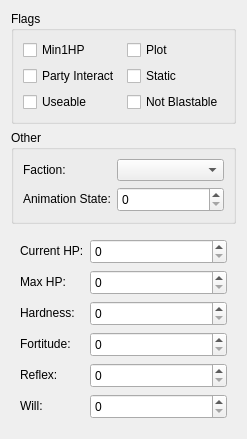
      <widget class="QWidget" name="tab_10">
       <attribute name="title">
        <string>Advanced</string>
       </attribute>
       <layout class="QVBoxLayout" name="verticalLayout">
        <item>
         <widget class="QGroupBox" name="groupBox_16">
          <property name="title">
           <string>Flags</string>
          </property>
          <layout class="QGridLayout" name="gridLayout">
           <item row="0" column="0">
            <widget class="QCheckBox" name="min1HpCheckbox">
             <property name="toolTip">
              <string>Min1HP (GFF: Min1HP). BYTE 0/1. When set, the door cannot be reduced below 1 HP by damage—it stays at 1 until destroyed by script or other means. Engine reads via ReadFieldBYTE in LoadDoor. KotOR 2 only in some builds. Modders: enable for doors that should be nearly unbreakable.</string>
             </property>
             <property name="text">
              <string>Min1HP</string>
             </property>
            </widget>
           </item>
           <item row="0" column="1">
            <widget class="QCheckBox" name="plotCheckbox">
             <property name="toolTip">
              <string>Plot (GFF: Plot). BYTE 0/1. When set, the door is plot-critical: it cannot be destroyed (treated as invulnerable if Static is not set). Engine reads Plot/Invulnerable/Static in LoadDoor and sets object.plot. Modders: enable for story doors that must never be broken.</string>
             </property>
             <property name="text">
              <string>Plot</string>
             </property>
            </widget>
           </item>
           <item row="1" column="0">
            <widget class="QCheckBox" name="partyInteractCheckbox">
             <property name="toolTip">
              <string>Party Interact. When set, the party can interact with this door (e.g. open, use dialogue). Used by the toolset/scripts; behavior may vary by game. Modders: enable for doors the player should be able to use.</string>
             </property>
             <property name="text">
              <string>Party Interact</string>
             </property>
            </widget>
           </item>
           <item row="1" column="1">
            <widget class="QCheckBox" name="staticCheckbox">
             <property name="toolTip">
              <string>Static (GFF: Static). BYTE 0/1. When set, the door is non-interactive (no open/close, no dialogue). Engine reads via ReadFieldBYTE in LoadDoor; if Static is 0, Plot flag still makes it invulnerable. Modders: use for decorative or script-only doors.</string>
             </property>
             <property name="text">
              <string>Static</string>
             </property>
            </widget>
           </item>
           <item row="2" column="0">
            <widget class="QCheckBox" name="useableCheckbox">
             <property name="toolTip">
              <string>Useable. When set, the door can be used (opened, conversation). Modders: enable for normal doors the player can interact with; disable for decoration or doors opened only by script.</string>
             </property>
             <property name="text">
              <string>Useable</string>
             </property>
            </widget>
           </item>
           <item row="2" column="1">
            <widget class="QCheckBox" name="notBlastableCheckbox">
             <property name="toolTip">
              <string>Not Blastable (GFF: NotBlastable). KotOR 2 only. When set, the door cannot be blasted open (e.g. with explosives). Modders: enable for doors that must be unlocked or opened by key/script only.</string>
             </property>
             <property name="text">
              <string>Not Blastable</string>
             </property>
            </widget>
           </item>
          </layout>
         </widget>
        </item>
        <item>
         <widget class="QGroupBox" name="groupBox_17">
          <property name="title">
           <string>Other</string>
          </property>
          <layout class="QFormLayout" name="formLayout_11">
           <item row="0" column="0">
            <widget class="QLabel" name="label_41">
             <property name="text">
              <string>Faction:</string>
             </property>
            </widget>
           </item>
           <item row="0" column="1">
            <widget class="ComboBox2DA" name="factionSelect">
             <property name="toolTip">
              <string>Faction (GFF: Faction). DWORD. Faction identifier; determines hostility and who can use the door. Engine reads via ReadFieldDWORD in LoadDoor. Modders: set to match your module's factions (repute.2da); wrong values can make the door hostile or unusable by the party.</string>
             </property>
            </widget>
           </item>
           <item row="1" column="0">
            <widget class="QLabel" name="label_42">
             <property name="text">
              <string>Animation State:</string>
             </property>
            </widget>
           </item>
           <item row="1" column="1">
            <widget class="QSpinBox" name="animationState">
             <property name="toolTip">
              <string>Animation State (GFF: AnimationState). BYTE 0–255. Current door animation state (e.g. open/closed). K1 CSWSDoor::LoadDoor @ 0x0058a1f0 does not read this field in the template loader; it may be used when loading from save or for instance state in the area. In template UTDs leave at 0; runtime state is stored in the GIT for placed instances. Modders: set 0 for new doors.</string>
             </property>
             <property name="minimumSize">
              <size>
               <width>0</width>
               <height>25</height>
              </size>
             </property>
             <property name="minimum">
              <number>0</number>
             </property>
             <property name="maximum">
              <number>255</number>
             </property>
            </widget>
           </item>
          </layout>
         </widget>
        </item>
        <item>
         <widget class="QWidget" name="widget_4" native="true">
          <property name="sizePolicy">
           <sizepolicy hsizetype="Preferred" vsizetype="MinimumExpanding">
            <horstretch>0</horstretch>
            <verstretch>0</verstretch>
           </sizepolicy>
          </property>
          <layout class="QFormLayout" name="statsLayout">
           <item row="0" column="0">
            <widget class="QLabel" name="label_3">
             <property name="text">
              <string>Current HP:</string>
             </property>
            </widget>
           </item>
           <item row="0" column="1">
             <widget class="QSpinBox" name="currentHpSpin">
             <property name="toolTip">
              <string>Current HP (GFF: CurrentHP). SHORT. Door's current hit points when loaded; when it reaches 0 the door is destroyed and OnDeath runs. Engine reads via ReadFieldSHORT in LoadDoor. Modders: valid range 0–32767; usually set equal to Max HP for a full-strength door. Clamped to Max HP when loading from GIT if a flag is set.</string>
             </property>
             <property name="minimumSize">
              <size>
               <width>30</width>
               <height>25</height>
              </size>
             </property>
             <property name="minimum">
              <number>0</number>
             </property>
             <property name="maximum">
              <number>32767</number>
             </property>
            </widget>
           </item>
           <item row="1" column="0">
            <widget class="QLabel" name="label_26">
             <property name="text">
              <string>Max HP:</string>
             </property>
            </widget>
           </item>
           <item row="1" column="1">
            <widget class="QSpinBox" name="maxHpSpin">
             <property name="toolTip">
              <string>Max HP (GFF: HP). SHORT. Maximum hit points; door is destroyed when Current HP reaches 0. Engine reads via ReadFieldSHORT in LoadDoor. Modders: valid range 0–32767; typical values 10–50 for breakable doors. Plot or Static doors may ignore damage.</string>
             </property>
             <property name="minimumSize">
              <size>
               <width>0</width>
               <height>25</height>
              </size>
             </property>
             <property name="minimum">
              <number>0</number>
             </property>
             <property name="maximum">
              <number>32767</number>
             </property>
            </widget>
           </item>
           <item row="2" column="0">
            <widget class="QLabel" name="label_20">
             <property name="text">
              <string>Hardness:</string>
             </property>
            </widget>
           </item>
           <item row="2" column="1">
            <widget class="QSpinBox" name="hardnessSpin">
             <property name="toolTip">
              <string>Hardness (GFF: Hardness). BYTE. Damage reduction applied when the door is hit; reduces each attack's damage. Engine reads via ReadFieldBYTE in LoadDoor (default 0). Modders: valid range 0–255; typical 0–20. Does not prevent destruction when HP reaches 0.</string>
             </property>
             <property name="minimumSize">
              <size>
               <width>0</width>
               <height>25</height>
              </size>
             </property>
             <property name="minimum">
              <number>0</number>
             </property>
             <property name="maximum">
              <number>255</number>
             </property>
            </widget>
           </item>
           <item row="3" column="0">
            <widget class="QLabel" name="label_21">
             <property name="text">
              <string>Fortitude:</string>
             </property>
            </widget>
           </item>
           <item row="3" column="1">
            <widget class="QSpinBox" name="fortitudeSpin">
             <property name="toolTip">
              <string>Fortitude (GFF: Fort). BYTE. Fortitude save value for the door; used in some save checks (e.g. against spells). Engine reads via ReadFieldBYTE in LoadDoor. Modders: valid range 0–255; often 0 in vanilla files.</string>
             </property>
             <property name="minimumSize">
              <size>
               <width>0</width>
               <height>25</height>
              </size>
             </property>
             <property name="minimum">
              <number>0</number>
             </property>
             <property name="maximum">
              <number>255</number>
             </property>
            </widget>
           </item>
           <item row="4" column="0">
            <widget class="QLabel" name="label_24">
             <property name="text">
              <string>Reflex:</string>
             </property>
            </widget>
           </item>
           <item row="4" column="1">
            <widget class="QSpinBox" name="reflexSpin">
             <property name="toolTip">
              <string>Reflex (GFF: Ref). BYTE. Reflex save value for the door; used in some save checks. Engine reads via ReadFieldBYTE in LoadDoor. Modders: valid range 0–255; often 0 in vanilla files.</string>
             </property>
             <property name="minimumSize">
              <size>
               <width>0</width>
               <height>25</height>
              </size>
             </property>
             <property name="minimum">
              <number>0</number>
             </property>
             <property name="maximum">
              <number>255</number>
             </property>
            </widget>
           </item>
           <item row="5" column="0">
            <widget class="QLabel" name="label_25">
             <property name="text">
              <string>Will:</string>
             </property>
            </widget>
           </item>
           <item row="5" column="1">
            <widget class="QSpinBox" name="willSpin">
             <property name="toolTip">
              <string>Will (GFF: Will). BYTE. Will save value for the door; used in some save checks (e.g. against mind-affecting effects). Engine reads via ReadFieldBYTE in LoadDoor. Modders: valid range 0–255; often 0 in vanilla files.</string>
             </property>
             <property name="minimumSize">
              <size>
               <width>0</width>
               <height>25</height>
              </size>
             </property>
             <property name="minimum">
              <number>0</number>
             </property>
             <property name="maximum">
              <number>255</number>
             </property>
            </widget>
           </item>
          </layout>
         </widget>
        </item>
       </layout>
      </widget>
